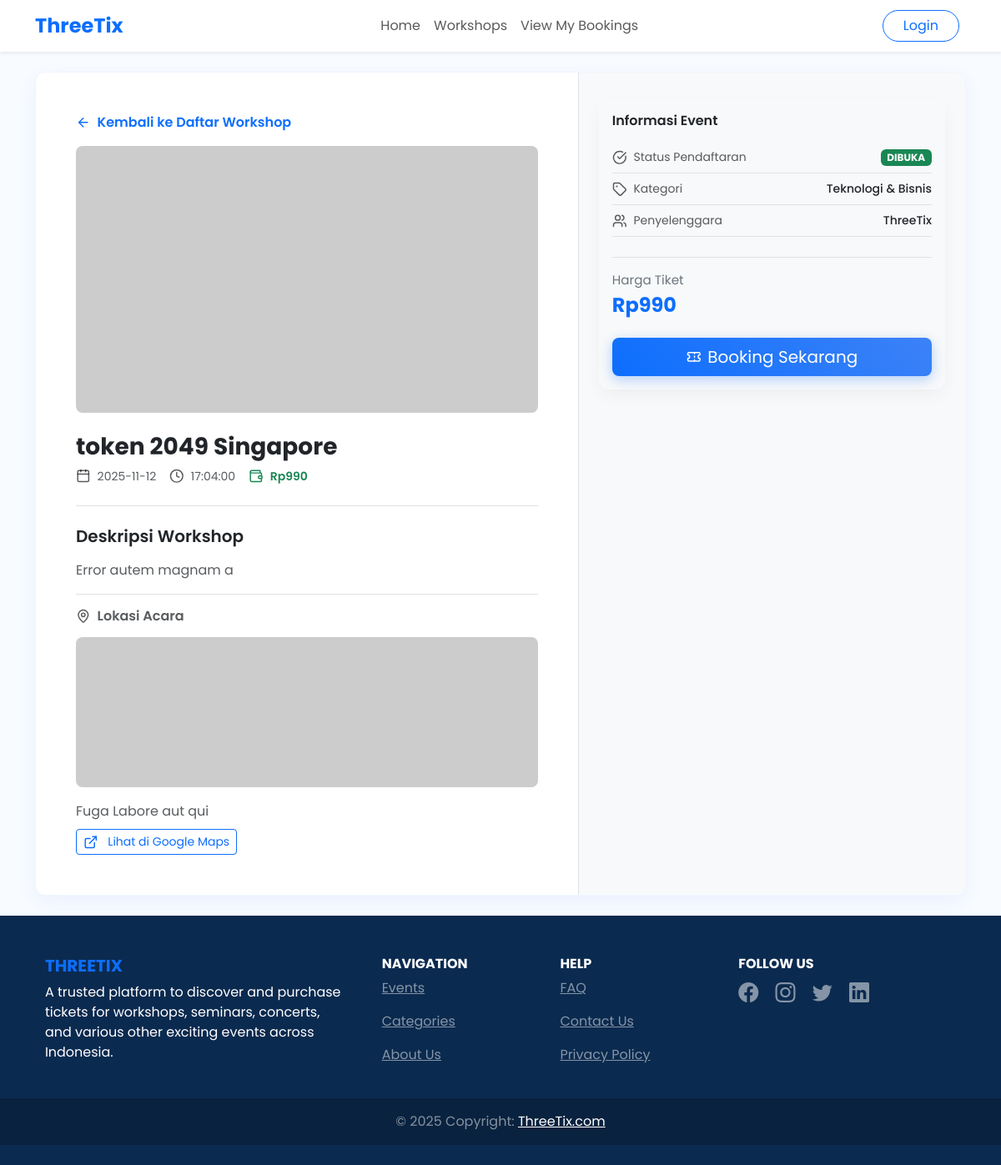
The page /workshops/token-2049-singapore-1 on the database its author committed.
### tables this page shows
CREATE TABLE `workshop` (
  `id` int(11) NOT NULL,
  `name` varchar(255) NOT NULL,
  `slug` varchar(255) NOT NULL,
  `thumbnail` varchar(255) DEFAULT NULL,
  `venue_thumbnail` varchar(255) DEFAULT NULL,
  `about` text DEFAULT NULL,
  `price` int(11) NOT NULL DEFAULT 0,
  `started_at` date DEFAULT NULL,
  `time_at` time DEFAULT NULL,
  `address` text DEFAULT NULL,
  `bg_map` varchar(255) DEFAULT NULL,
  `is_open` tinyint(1) DEFAULT 1,
  `has_started` tinyint(1) DEFAULT 0,
  `created_at` timestamp NOT NULL DEFAULT current_timestamp(),
  `updated_at` timestamp NOT NULL DEFAULT current_timestamp() ON UPDATE current_timestamp()
);

### app/Controllers/WorkshopController.php (called while the page is built, shortened)
<?php
require_once __DIR__ . '/../../config/includes/db_mysql.php';
require_once __DIR__ . '/../Models/Workshop.php';
class WorkshopController
{
    private $workshopModel;
    public function __construct()
    {
        $this->databaseConnection = require __DIR__ . '/../../config/includes/db_mysql.php';
        $this->workshopModel = new Workshop($this->databaseConnection);
    }
    public function show(string $slug)
    {
        $workshop = $this->workshopModel->findBySlug($slug);
        require __DIR__ . '/../Views/workshops/show.php';
    }
}

### public/index.php (called while the page is built, shortened)
<?php
require_once BASE_PATH . '../app/routes/web.php';

### config/includes/db_mysql.php (called while the page is built, shortened)
<?php
$mysql = new mysqli(DB_HOST, DB_USER, DB_PASS, DB_NAME);
return $mysql;

### app/Models/Workshop.php (called while the page is built, shortened)
<?php
class Workshop
{
    private $databaseConnection;
    public function __construct(mysqli $databaseConnection)
    {
        $this->databaseConnection = $databaseConnection;
    }
    public function findBySlug(string $slug)
    {
        $query = "SELECT * FROM workshop WHERE slug = ? LIMIT 1";
        $stmt = $this->databaseConnection->prepare($query);
        $stmt->bind_param('s', $slug);
        $stmt->execute();
        $res = $stmt->get_result();
        $row = $res->fetch_assoc();
        return $row ?: null;
    }
}

### app/Views/workshops/show.php (the view, shortened to what this page needs)
<!DOCTYPE html>
<html lang="id">
<head>
    <link href="https://cdn.jsdelivr.net/npm/bootstrap@5.3.2/dist/css/bootstrap.min.css" rel="stylesheet">
    <link href="https://cdn.jsdelivr.net/npm/bootstrap-icons@1.11.1/font/bootstrap-icons.css" rel="stylesheet">
    <link rel="stylesheet" href="/assets/landing.css">
</head>
<body>
    <?php require __DIR__ . '/../components/header.php'; ?>
    <main class="container my-4">
        <div class="row justify-content-center">
            <div class="col-12 col-lg-14">
                <div class="workshop-card overflow-hidden">
                    <div class="row g-0">
                        <div class="col-12 col-md-7 p-4 p-md-5">
                            <a href="/workshops" class="d-inline-flex align-items-center text-decoration-none text-primary mb-3">
                                <i data-lucide="arrow-left" class="icon text-primary"></i>
                                <span class="fw-semibold">Kembali ke Daftar Workshop</span>
                            </a>
                            <img
                                src="<?= htmlspecialchars($workshop['thumbnail']) ?>"
                                alt="Workshop Thumbnail"
                                class="workshop-thumb mb-4"
                                onerror="this.onerror=null; this.src='https://placehold.co/1200x400/1e3a8a/ffffff?text=WORKSHOP';">
                            <h1 class="h3 fw-bold mb-2"><?= htmlspecialchars($workshop['name']) ?></h1>
                            <div class="d-flex flex-wrap align-items-center gap-3 mb-4 text-muted">
                                <div class="d-flex align-items-center">
                                    <i data-lucide="calendar" class="icon"></i>
                                    <small><?= htmlspecialchars($workshop['started_at'] ?? '-') ?></small>
                                </div>
                                <div class="d-flex align-items-center">
                                    <i data-lucide="clock" class="icon"></i>
                                    <small><?= htmlspecialchars($workshop['time_at'] ?? '-') ?></small>
                                </div>
                                <div class="d-flex align-items-center">
                                    <i data-lucide="wallet" class="icon text-success"></i>
                                    <small class="fw-semibold text-success">Rp<?= number_format($workshop['price'] ?? 0, 0, ',', '.') ?></small>
                                </div>
                            </div>
                            <div class="mt-3 border-top pt-4">
                                <h2 class="h5 fw-semibold mb-3">Deskripsi Workshop</h2>
                                <div class="text-muted" style="line-height:1.6;">
                                    <p class="mb-3"><?= nl2br(htmlspecialchars($workshop['about'] ?? '-')) ?></p>
                                    <div class="pt-3 border-top mt-3">
                                        <h3 class="h6 fw-semibold mb-3 d-flex align-items-center">
                                            <i data-lucide="map-pin" class="icon"></i> Lokasi Acara
                                        </h3>
                                        <?php
                                        $location_image = !empty($workshop['venue_thumbnail']) ? $workshop['venue_thumbnail'] : (!empty($workshop['bg_map']) ? $workshop['bg_map'] : null);
                                        $alt_text = !empty($workshop['venue_thumbnail']) ? 'Venue Thumbnail' : 'Background Map';
                                        ?>
                                        <?php if (!empty($location_image)): ?>
                                            <img
                                                src="<?= htmlspecialchars($location_image) ?>"
                                                alt="<?= htmlspecialchars($alt_text) ?>"
                                                class="image-map mb-3"
                                                onerror="this.onerror=null; this.src='https://placehold.co/800x200/4c7c8c/ffffff?text=LOKASI+ACARA';">
                                        <?php endif; ?>
                                        <p class="mb-2"><?= htmlspecialchars($workshop['address'] ?? 'Alamat tidak tersedia.') ?></p>
                                        <?php if (!empty($workshop['bg_map'])): ?>
                                            <a href="<?= htmlspecialchars($workshop['bg_map']) ?>" target="_blank" class="btn btn-outline-primary btn-sm">
                                                <i data-lucide="external-link" class="icon"></i> Lihat di Google Maps
                                            </a>
                                        <?php endif; ?>
                                    </div>
                                </div>
                            </div>
                        </div>
                        <div class="col-12 col-md-5 p-3 p-md-4 bg-light border-start">
                            <div class="info-card p-3 sticky-card">
                                <h4 class="h6 fw-semibold mb-3">Informasi Event</h4>
                                <div class="d-flex justify-content-between align-items-center py-2 border-bottom">
                                    <div class="d-flex align-items-center text-muted">
                                        <i data-lucide="check-circle" class="icon"></i>
                                        <small>Status Pendaftaran</small>
                                    </div>
                                    <?php $isOpen = !empty($workshop['is_open']); ?>
                                    <?php if ($isOpen): ?>
                                        <span class="badge bg-success">DIBUKA</span>
                                    <?php else: ?>
                                        <span class="badge bg-danger">DITUTUP</span>
                                    <?php endif; ?>
                                </div>
                                <div class="d-flex justify-content-between align-items-center py-2 border-bottom">
                                    <div class="d-flex align-items-center text-muted">
                                        <i data-lucide="tag" class="icon"></i>
                                        <small>Kategori</small>
                                    </div>
                                    <div class="small fw-medium text-dark">Teknologi & Bisnis</div>
                                </div>
                                <div class="d-flex justify-content-between align-items-center py-2 border-bottom">
                                    <div class="d-flex align-items-center text-muted">
                                        <i data-lucide="users" class="icon"></i>
                                        <small>Penyelenggara</small>
                                    </div>
                                    <div class="small fw-medium text-dark">ThreeTix</div>
                                </div>
                                <div class="mt-4 pt-3 border-top">
                                    <p class="mb-1 muted-small">Harga Tiket</p>
                                    <p class="h4 fw-bold text-primary mb-0">Rp<?= number_format($workshop['price'] ?? 0, 0, ',', '.') ?></p>
                                </div>
                                <?php if ($isOpen): ?>
                                    <a href="/booking/create/<?= htmlspecialchars($workshop['slug']) ?>" class="btn btn-primary btn-lg w-100 mt-4 d-flex align-items-center justify-content-center">
                                        <i data-lucide="ticket" class="icon me-2"></i>
                                        Booking Sekarang
                                    </a>
                                <?php else: ?>
                                    <button disabled class="btn btn-secondary btn-lg w-100 mt-4">
                                        Pendaftaran Ditutup
                                    </button>
                                <?php endif; ?>
                            </div>
                        </div>
                    </div>
                </div>
            </div>
        </div>
    </main>
    <?php require __DIR__ . '/../components/footer.php'; ?>
</body>
</html>

### rows shown on the page
workshop: name "token 2049 Singapore", started_at "2025-11-12", time_at "17:04:00", price "990", about "Error autem magnam a", address "Fuga Labore aut qui"
